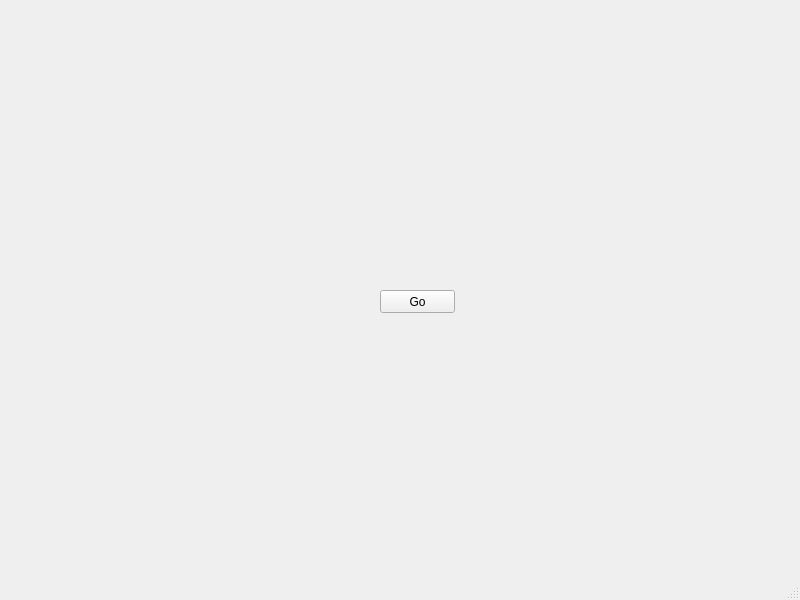
<?xml version="1.0" encoding="UTF-8"?>
<ui version="4.0">
 <class>MainWindow</class>
 <widget class="QMainWindow" name="MainWindow">
  <property name="geometry">
   <rect>
    <x>0</x>
    <y>0</y>
    <width>800</width>
    <height>600</height>
   </rect>
  </property>
  <property name="windowTitle">
   <string>MainWindow</string>
  </property>
  <widget class="QWidget" name="centralwidget">
   <widget class="QPushButton" name="Test">
    <property name="geometry">
     <rect>
      <x>380</x>
      <y>290</y>
      <width>75</width>
      <height>23</height>
     </rect>
    </property>
    <property name="text">
     <string>Go</string>
    </property>
   </widget>
  </widget>
  <widget class="QMenuBar" name="menubar">
   <property name="geometry">
    <rect>
     <x>0</x>
     <y>0</y>
     <width>800</width>
     <height>22</height>
    </rect>
   </property>
  </widget>
  <widget class="QStatusBar" name="statusbar"/>
 </widget>
 <resources/>
 <connections/>
</ui>
